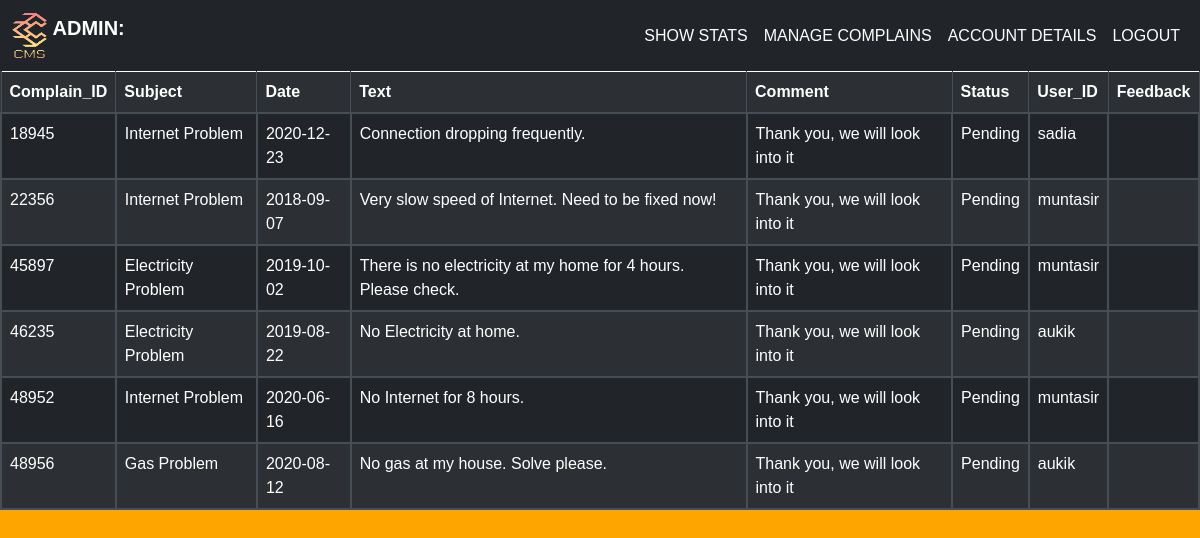
Screenshot of /search.php with the database file from the repository.
### tables this page shows
CREATE TABLE `complain` (
  `Complain_ID` varchar(20) NOT NULL,
  `Subject` varchar(40) NOT NULL,
  `Date` date NOT NULL,
  `Text` varchar(120) NOT NULL,
  `Comment` varchar(60) NOT NULL,
  `Status` varchar(20) NOT NULL,
  `User_ID` varchar(20) NOT NULL,
  `Feedback` varchar(80) NOT NULL
);

### search.php (the view)
<?php	require './components/header_admin.php'; ?>
<?php
	$search = $_POST['search'];
	$result = mysqli_query($conn,"select * from complain  where Complain_ID like '%$search%' or User_ID like '%$search%' or Status like '%$search%' or Subject like '%$search%' or Year(Date) like '%$search%' ");
	echo'<link rel="stylesheet" href="./css2/style.css">
	<link rel="stylesheet" href="./css2/bootstrap.min.css">';
	echo'<table id="search-table" class="table table-dark table-bordered table-striped">
	<tr>
		<th scope="col">Complain_ID</th>
		<th scope="col">Subject</th>
		<th scope="col">Date</th>
		<th scope="col">Text</th>
		<th scope="col">Comment</th>
		<th scope="col">Status</th>
		<th scope="col">User_ID</th>
		<th scope="col">Feedback</th>
	</tr>';
	while($row = mysqli_fetch_array($result))
	{
	echo '<tr style="border-width: 2px">';
	echo '<td scope="row" style="border-width: 2px">' . $row["Complain_ID"] . '</td>';
	echo '<td style="border-width: 2px">' . $row["Subject"] . '</td>';
	echo '<td style="border-width: 2px">' . $row["Date"] . '</td>';
	echo '<td style="border-width: 2px">' . $row["Text"] . '</td>';
	echo '<td style="border-width: 2px">' . $row["Comment"] . '</td>';
	echo '<td style="border-width: 2px">' . $row["Status"] . '</td>';
	echo '<td style="border-width: 2px">' . $row["User_ID"] . '</td>';
	echo '<td style="border-width: 2px">' . $row["Feedback"] . '</td>';
	echo '</tr>';
	}
?>
<?php require './components/footer.php'; ?>

### css/style2.css (style rules this page uses)
* { margin: 0;padding: 0;box-sizing: border-box; font-family: 'Montserrat', sans-serif; }
body { background-image: url('image.jpg'); background-repeat: no-repeat; background-size: cover; font-family: "Lato", sans-serif }

### rows the page displays
complain: Complain_ID "18945", Subject "Internet Problem", Date "2020-12-23", Text "Connection dropping frequently.", Comment "Thank you, we will look into it", Status "Pending", User_ID "sadia"
complain: Complain_ID "22356", Subject "Internet Problem", Date "2018-09-07", Text "Very slow speed of Internet. Need to be fixed now!", Comment "Thank you, we will look into it", Status "Pending", User_ID "muntasir"
complain: Complain_ID "45897", Subject "Electricity Problem", Date "2019-10-02", Text "There is no electricity at my home for 4 hours. Please check.", Comment "Thank you, we will look into it", Status "Pending", User_ID "muntasir"
complain: Complain_ID "46235", Subject "Electricity Problem", Date "2019-08-22", Text "No Electricity at home.", Comment "Thank you, we will look into it", Status "Pending", User_ID "aukik"
complain: Complain_ID "48952", Subject "Internet Problem", Date "2020-06-16", Text "No Internet for 8 hours.", Comment "Thank you, we will look into it", Status "Pending", User_ID "muntasir"
complain: Complain_ID "48956", Subject "Gas Problem", Date "2020-08-12", Text "No gas at my house. Solve please.", Comment "Thank you, we will look into it", Status "Pending", User_ID "aukik"
